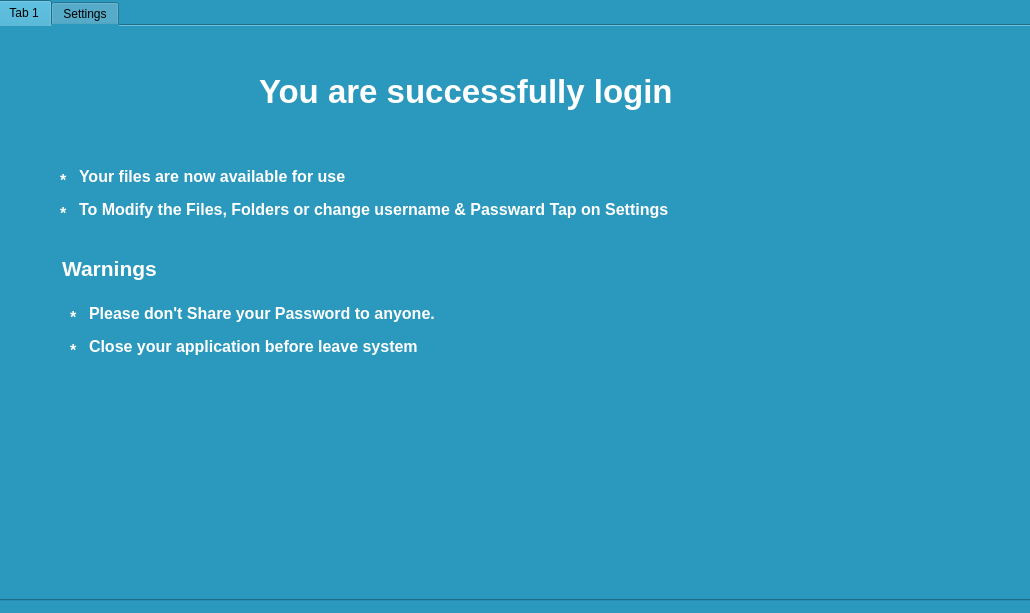
<?xml version="1.0" encoding="UTF-8"?>
<ui version="4.0">
 <class>Form</class>
 <widget class="QWidget" name="Form">
  <property name="geometry">
   <rect>
    <x>0</x>
    <y>0</y>
    <width>1030</width>
    <height>613</height>
   </rect>
  </property>
  <property name="windowTitle">
   <string>Folder Secure</string>
  </property>
  <property name="styleSheet">
   <string notr="true">background-color: rgb(43, 152, 189);</string>
  </property>
  <widget class="QTabWidget" name="tabWidget">
   <property name="geometry">
    <rect>
     <x>-3</x>
     <y>0</y>
     <width>1041</width>
     <height>601</height>
    </rect>
   </property>
   <property name="currentIndex">
    <number>0</number>
   </property>
   <widget class="QWidget" name="tab">
    <attribute name="title">
     <string>Tab 1</string>
    </attribute>
    <widget class="QLabel" name="label">
     <property name="geometry">
      <rect>
       <x>260</x>
       <y>20</y>
       <width>481</width>
       <height>91</height>
      </rect>
     </property>
     <property name="font">
      <font>
       <pointsize>25</pointsize>
       <weight>75</weight>
       <bold>true</bold>
      </font>
     </property>
     <property name="styleSheet">
      <string notr="true">color: rgb(255, 255, 255);</string>
     </property>
     <property name="text">
      <string>You are successfully login</string>
     </property>
    </widget>
    <widget class="QLabel" name="label_3">
     <property name="geometry">
      <rect>
       <x>80</x>
       <y>140</y>
       <width>500</width>
       <height>21</height>
      </rect>
     </property>
     <property name="font">
      <font>
       <pointsize>12</pointsize>
       <weight>75</weight>
       <italic>false</italic>
       <bold>true</bold>
      </font>
     </property>
     <property name="styleSheet">
      <string notr="true">color: rgb(255, 255, 255);</string>
     </property>
     <property name="text">
      <string>Your files are now available for use</string>
     </property>
    </widget>
    <widget class="QLabel" name="label_7">
     <property name="geometry">
      <rect>
       <x>61</x>
       <y>144</y>
       <width>16</width>
       <height>21</height>
      </rect>
     </property>
     <property name="font">
      <font>
       <pointsize>12</pointsize>
       <weight>75</weight>
       <italic>false</italic>
       <bold>true</bold>
      </font>
     </property>
     <property name="styleSheet">
      <string notr="true">color: rgb(255, 255, 255);</string>
     </property>
     <property name="text">
      <string>*</string>
     </property>
    </widget>
    <widget class="QLabel" name="label_8">
     <property name="geometry">
      <rect>
       <x>61</x>
       <y>177</y>
       <width>16</width>
       <height>21</height>
      </rect>
     </property>
     <property name="font">
      <font>
       <pointsize>12</pointsize>
       <weight>75</weight>
       <italic>false</italic>
       <bold>true</bold>
      </font>
     </property>
     <property name="styleSheet">
      <string notr="true">color: rgb(255, 255, 255);</string>
     </property>
     <property name="text">
      <string>*</string>
     </property>
    </widget>
    <widget class="QLabel" name="label_9">
     <property name="geometry">
      <rect>
       <x>80</x>
       <y>173</y>
       <width>641</width>
       <height>21</height>
      </rect>
     </property>
     <property name="font">
      <font>
       <pointsize>12</pointsize>
       <weight>75</weight>
       <italic>false</italic>
       <bold>true</bold>
      </font>
     </property>
     <property name="styleSheet">
      <string notr="true">color: rgb(255, 255, 255);</string>
     </property>
     <property name="text">
      <string>To Modify the Files, Folders or change username &amp; Passward Tap on Settings</string>
     </property>
    </widget>
    <widget class="QLabel" name="label_10">
     <property name="geometry">
      <rect>
       <x>63</x>
       <y>229</y>
       <width>510</width>
       <height>26</height>
      </rect>
     </property>
     <property name="font">
      <font>
       <pointsize>16</pointsize>
       <weight>75</weight>
       <italic>false</italic>
       <bold>true</bold>
      </font>
     </property>
     <property name="styleSheet">
      <string notr="true">color: rgb(255, 255, 255);</string>
     </property>
     <property name="text">
      <string>Warnings</string>
     </property>
    </widget>
    <widget class="QLabel" name="label_11">
     <property name="geometry">
      <rect>
       <x>71</x>
       <y>281</y>
       <width>16</width>
       <height>21</height>
      </rect>
     </property>
     <property name="font">
      <font>
       <pointsize>12</pointsize>
       <weight>75</weight>
       <italic>false</italic>
       <bold>true</bold>
      </font>
     </property>
     <property name="styleSheet">
      <string notr="true">color: rgb(255, 255, 255);</string>
     </property>
     <property name="text">
      <string>*</string>
     </property>
    </widget>
    <widget class="QLabel" name="label_12">
     <property name="geometry">
      <rect>
       <x>71</x>
       <y>314</y>
       <width>16</width>
       <height>21</height>
      </rect>
     </property>
     <property name="font">
      <font>
       <pointsize>12</pointsize>
       <weight>75</weight>
       <italic>false</italic>
       <bold>true</bold>
      </font>
     </property>
     <property name="styleSheet">
      <string notr="true">color: rgb(255, 255, 255);</string>
     </property>
     <property name="text">
      <string>*</string>
     </property>
    </widget>
    <widget class="QLabel" name="label_13">
     <property name="geometry">
      <rect>
       <x>90</x>
       <y>277</y>
       <width>500</width>
       <height>21</height>
      </rect>
     </property>
     <property name="font">
      <font>
       <pointsize>12</pointsize>
       <weight>75</weight>
       <italic>false</italic>
       <bold>true</bold>
      </font>
     </property>
     <property name="styleSheet">
      <string notr="true">color: rgb(255, 255, 255);</string>
     </property>
     <property name="text">
      <string>Please don't Share your Password to anyone.</string>
     </property>
    </widget>
    <widget class="QLabel" name="label_14">
     <property name="geometry">
      <rect>
       <x>90</x>
       <y>310</y>
       <width>641</width>
       <height>21</height>
      </rect>
     </property>
     <property name="font">
      <font>
       <pointsize>12</pointsize>
       <weight>75</weight>
       <italic>false</italic>
       <bold>true</bold>
      </font>
     </property>
     <property name="styleSheet">
      <string notr="true">color: rgb(255, 255, 255);</string>
     </property>
     <property name="text">
      <string>Close your application before leave system</string>
     </property>
    </widget>
   </widget>
   <widget class="QWidget" name="Settings">
    <attribute name="title">
     <string>Settings</string>
    </attribute>
    <widget class="QLabel" name="label_15">
     <property name="geometry">
      <rect>
       <x>40</x>
       <y>50</y>
       <width>161</width>
       <height>21</height>
      </rect>
     </property>
     <property name="font">
      <font>
       <pointsize>12</pointsize>
       <weight>75</weight>
       <italic>false</italic>
       <bold>true</bold>
      </font>
     </property>
     <property name="styleSheet">
      <string notr="true">color: rgb(255, 255, 255);</string>
     </property>
     <property name="text">
      <string>Current Username</string>
     </property>
    </widget>
    <widget class="QLabel" name="label_16">
     <property name="geometry">
      <rect>
       <x>40</x>
       <y>90</y>
       <width>151</width>
       <height>21</height>
      </rect>
     </property>
     <property name="font">
      <font>
       <pointsize>12</pointsize>
       <weight>75</weight>
       <italic>false</italic>
       <bold>true</bold>
      </font>
     </property>
     <property name="styleSheet">
      <string notr="true">color: rgb(255, 255, 255);</string>
     </property>
     <property name="text">
      <string>Current Password</string>
     </property>
    </widget>
    <widget class="QLabel" name="label_17">
     <property name="geometry">
      <rect>
       <x>420</x>
       <y>50</y>
       <width>141</width>
       <height>21</height>
      </rect>
     </property>
     <property name="font">
      <font>
       <pointsize>12</pointsize>
       <weight>75</weight>
       <italic>false</italic>
       <bold>true</bold>
      </font>
     </property>
     <property name="styleSheet">
      <string notr="true">color: rgb(255, 255, 255);</string>
     </property>
     <property name="text">
      <string>New Username</string>
     </property>
    </widget>
    <widget class="QLabel" name="label_18">
     <property name="geometry">
      <rect>
       <x>420</x>
       <y>90</y>
       <width>141</width>
       <height>21</height>
      </rect>
     </property>
     <property name="font">
      <font>
       <pointsize>12</pointsize>
       <weight>75</weight>
       <italic>false</italic>
       <bold>true</bold>
      </font>
     </property>
     <property name="styleSheet">
      <string notr="true">color: rgb(255, 255, 255);</string>
     </property>
     <property name="text">
      <string>New Password</string>
     </property>
    </widget>
    <widget class="QLabel" name="label_19">
     <property name="geometry">
      <rect>
       <x>40</x>
       <y>190</y>
       <width>341</width>
       <height>31</height>
      </rect>
     </property>
     <property name="font">
      <font>
       <pointsize>21</pointsize>
       <weight>75</weight>
       <italic>false</italic>
       <bold>true</bold>
      </font>
     </property>
     <property name="styleSheet">
      <string notr="true">color: rgb(255, 255, 255);</string>
     </property>
     <property name="text">
      <string>Choose Mac</string>
     </property>
    </widget>
    <widget class="QTextEdit" name="u_name">
     <property name="geometry">
      <rect>
       <x>209</x>
       <y>52</y>
       <width>121</width>
       <height>23</height>
      </rect>
     </property>
     <property name="font">
      <font>
       <pointsize>8</pointsize>
      </font>
     </property>
     <property name="cursor" stdset="0">
      <cursorShape>IBeamCursor</cursorShape>
     </property>
     <property name="styleSheet">
      <string notr="true">background-color: rgb(255, 255, 255);</string>
     </property>
     <property name="tabChangesFocus">
      <bool>true</bool>
     </property>
     <property name="placeholderText">
      <string>Username</string>
     </property>
    </widget>
    <widget class="QDial" name="dial">
     <property name="geometry">
      <rect>
       <x>220</x>
       <y>180</y>
       <width>50</width>
       <height>64</height>
      </rect>
     </property>
    </widget>
    <widget class="QTextEdit" name="u_name_2">
     <property name="geometry">
      <rect>
       <x>208</x>
       <y>90</y>
       <width>121</width>
       <height>23</height>
      </rect>
     </property>
     <property name="font">
      <font>
       <pointsize>8</pointsize>
      </font>
     </property>
     <property name="cursor" stdset="0">
      <cursorShape>IBeamCursor</cursorShape>
     </property>
     <property name="styleSheet">
      <string notr="true">background-color: rgb(255, 255, 255);</string>
     </property>
     <property name="tabChangesFocus">
      <bool>true</bool>
     </property>
     <property name="placeholderText">
      <string>Password</string>
     </property>
    </widget>
    <widget class="QTextEdit" name="u_name_3">
     <property name="geometry">
      <rect>
       <x>561</x>
       <y>52</y>
       <width>121</width>
       <height>23</height>
      </rect>
     </property>
     <property name="font">
      <font>
       <pointsize>8</pointsize>
      </font>
     </property>
     <property name="cursor" stdset="0">
      <cursorShape>IBeamCursor</cursorShape>
     </property>
     <property name="styleSheet">
      <string notr="true">background-color: rgb(255, 255, 255);</string>
     </property>
     <property name="tabChangesFocus">
      <bool>true</bool>
     </property>
     <property name="placeholderText">
      <string>Username</string>
     </property>
    </widget>
    <widget class="QTextEdit" name="u_name_4">
     <property name="geometry">
      <rect>
       <x>560</x>
       <y>90</y>
       <width>121</width>
       <height>23</height>
      </rect>
     </property>
     <property name="font">
      <font>
       <pointsize>8</pointsize>
      </font>
     </property>
     <property name="cursor" stdset="0">
      <cursorShape>IBeamCursor</cursorShape>
     </property>
     <property name="styleSheet">
      <string notr="true">background-color: rgb(255, 255, 255);</string>
     </property>
     <property name="tabChangesFocus">
      <bool>true</bool>
     </property>
     <property name="placeholderText">
      <string>Password</string>
     </property>
    </widget>
    <widget class="QTextEdit" name="u_name_5">
     <property name="enabled">
      <bool>true</bool>
     </property>
     <property name="geometry">
      <rect>
       <x>843</x>
       <y>90</y>
       <width>151</width>
       <height>23</height>
      </rect>
     </property>
     <property name="font">
      <font>
       <pointsize>8</pointsize>
      </font>
     </property>
     <property name="cursor" stdset="0">
      <cursorShape>IBeamCursor</cursorShape>
     </property>
     <property name="styleSheet">
      <string notr="true">background-color: rgb(255, 255, 255);</string>
     </property>
     <property name="tabChangesFocus">
      <bool>true</bool>
     </property>
     <property name="readOnly">
      <bool>true</bool>
     </property>
     <property name="acceptRichText">
      <bool>true</bool>
     </property>
     <property name="placeholderText">
      <string>MAC</string>
     </property>
    </widget>
    <widget class="QLabel" name="label_20">
     <property name="geometry">
      <rect>
       <x>755</x>
       <y>50</y>
       <width>141</width>
       <height>21</height>
      </rect>
     </property>
     <property name="font">
      <font>
       <pointsize>12</pointsize>
       <weight>75</weight>
       <italic>false</italic>
       <bold>true</bold>
      </font>
     </property>
     <property name="styleSheet">
      <string notr="true">color: rgb(255, 255, 255);</string>
     </property>
     <property name="text">
      <string>Device</string>
     </property>
    </widget>
    <widget class="QTextEdit" name="u_name_6">
     <property name="enabled">
      <bool>true</bool>
     </property>
     <property name="geometry">
      <rect>
       <x>844</x>
       <y>52</y>
       <width>151</width>
       <height>23</height>
      </rect>
     </property>
     <property name="font">
      <font>
       <pointsize>8</pointsize>
      </font>
     </property>
     <property name="cursor" stdset="0">
      <cursorShape>IBeamCursor</cursorShape>
     </property>
     <property name="styleSheet">
      <string notr="true">background-color: rgb(255, 255, 255);</string>
     </property>
     <property name="tabChangesFocus">
      <bool>true</bool>
     </property>
     <property name="readOnly">
      <bool>true</bool>
     </property>
     <property name="acceptRichText">
      <bool>true</bool>
     </property>
     <property name="placeholderText">
      <string>Device Name</string>
     </property>
    </widget>
    <widget class="QLabel" name="label_21">
     <property name="geometry">
      <rect>
       <x>755</x>
       <y>90</y>
       <width>41</width>
       <height>21</height>
      </rect>
     </property>
     <property name="font">
      <font>
       <pointsize>12</pointsize>
       <weight>75</weight>
       <italic>false</italic>
       <bold>true</bold>
      </font>
     </property>
     <property name="styleSheet">
      <string notr="true">color: rgb(255, 255, 255);</string>
     </property>
     <property name="text">
      <string>MAC</string>
     </property>
    </widget>
    <widget class="QLabel" name="label_22">
     <property name="geometry">
      <rect>
       <x>546</x>
       <y>190</y>
       <width>341</width>
       <height>31</height>
      </rect>
     </property>
     <property name="font">
      <font>
       <pointsize>21</pointsize>
       <weight>75</weight>
       <italic>false</italic>
       <bold>true</bold>
      </font>
     </property>
     <property name="styleSheet">
      <string notr="true">color: rgb(255, 255, 255);</string>
     </property>
     <property name="text">
      <string>Modify Files, Folders</string>
     </property>
    </widget>
    <widget class="QDial" name="dial_2">
     <property name="geometry">
      <rect>
       <x>846</x>
       <y>180</y>
       <width>50</width>
       <height>64</height>
      </rect>
     </property>
    </widget>
    <widget class="QPlainTextEdit" name="plainTextEdit_2">
     <property name="geometry">
      <rect>
       <x>550</x>
       <y>261</y>
       <width>431</width>
       <height>181</height>
      </rect>
     </property>
     <property name="styleSheet">
      <string notr="true">background-color: white;</string>
     </property>
     <property name="plainText">
      <string/>
     </property>
    </widget>
    <widget class="QPushButton" name="s_click_2">
     <property name="geometry">
      <rect>
       <x>676</x>
       <y>490</y>
       <width>181</width>
       <height>41</height>
      </rect>
     </property>
     <property name="font">
      <font>
       <pointsize>12</pointsize>
       <weight>50</weight>
       <bold>false</bold>
      </font>
     </property>
     <property name="styleSheet">
      <string notr="true">background-color: rgb(255, 255, 255);
color: rgb(0, 170, 255);</string>
     </property>
     <property name="text">
      <string>Save Modifications</string>
     </property>
    </widget>
    <widget class="QPushButton" name="f_click">
     <property name="geometry">
      <rect>
       <x>47</x>
       <y>490</y>
       <width>131</width>
       <height>41</height>
      </rect>
     </property>
     <property name="font">
      <font>
       <pointsize>12</pointsize>
       <weight>50</weight>
       <bold>false</bold>
      </font>
     </property>
     <property name="styleSheet">
      <string notr="true">background-color: rgb(255, 255, 255);
color: rgb(0, 170, 255);</string>
     </property>
     <property name="text">
      <string>Find Devices</string>
     </property>
    </widget>
    <widget class="QPushButton" name="s_click_3">
     <property name="geometry">
      <rect>
       <x>212</x>
       <y>490</y>
       <width>131</width>
       <height>41</height>
      </rect>
     </property>
     <property name="font">
      <font>
       <pointsize>12</pointsize>
       <weight>50</weight>
       <bold>false</bold>
      </font>
     </property>
     <property name="styleSheet">
      <string notr="true">background-color: rgb(255, 255, 255);
color: rgb(0, 170, 255);</string>
     </property>
     <property name="text">
      <string>Select</string>
     </property>
    </widget>
    <widget class="QListWidget" name="listWidget">
     <property name="geometry">
      <rect>
       <x>37</x>
       <y>261</y>
       <width>301</width>
       <height>181</height>
      </rect>
     </property>
     <property name="styleSheet">
      <string notr="true">background-color:&quot;white&quot;</string>
     </property>
     <property name="alternatingRowColors">
      <bool>false</bool>
     </property>
    </widget>
    <widget class="Line" name="line">
     <property name="geometry">
      <rect>
       <x>436</x>
       <y>173</y>
       <width>16</width>
       <height>381</height>
      </rect>
     </property>
     <property name="orientation">
      <enum>Qt::Vertical</enum>
     </property>
    </widget>
   </widget>
  </widget>
 </widget>
 <resources/>
 <connections/>
</ui>
